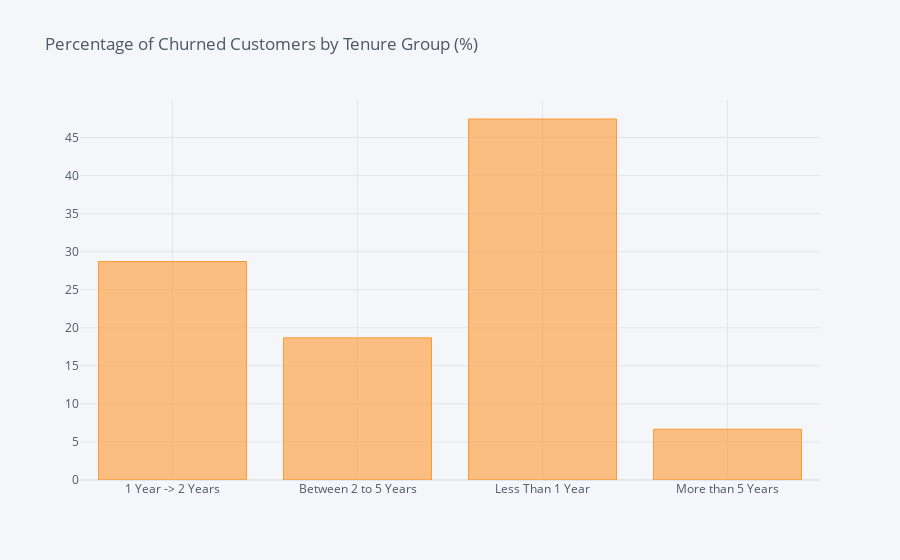

Notebook cell for this chart:
### Code cell
# Create a DataFrame to store Tenure Groups and the percentage of churned (leavers) customers
df_Tenure_Group = pd.DataFrame(columns=["TenureGroups", "% of Leavers"])
i = 0

# Loop through each Tenure Group to calculate the percentage of churned customers
for tg in telco['Tenure Group'].unique():
    # Calculate the ratio of churned customers within each Tenure Group
    ratio = telco[(telco['Tenure Group'] == tg) & (telco['Churn'] == "Yes")].shape[0] / telco[telco['Tenure Group'] == tg].shape[0]
    df_Tenure_Group.loc[i] = (tg, ratio * 100)
    i += 1

# Sum up data by TenureGroups for improved readability
df_TG2 = df_Tenure_Group.groupby(by="TenureGroups").sum()

# Plot the percentage of churned customers by tenure group
df_TG2.iplot(kind='bar', title='Percentage of Churned Customers by Tenure Group (%)')

### Figure 1 — Plotly figure (JSON) as saved in the notebook; plotly's stock layout.template omitted (floating-point values rounded to 4 significant figures)
{"data": [{"marker": {"color": "rgba(255, 153, 51, 0.6)", "line": {"color": "rgba(255, 153, 51, 1.0)", "width": 1}}, "name": "% of Leavers", "orientation": "v", "text": "", "type": "bar", "x": ["1 Year -> 2 Years", "Between 2 to 5 Years", "Less Than 1 Year", "More than 5 Years"], "y": [28.71, 18.68, 47.44, 6.676]}], "layout": {"legend": {"bgcolor": "#F5F6F9", "font": {"color": "#4D5663"}}, "paper_bgcolor": "#F5F6F9", "plot_bgcolor": "#F5F6F9", "title": {"font": {"color": "#4D5663"}, "text": "Percentage of Churned Customers by Tenure Group (%)"}, "xaxis": {"gridcolor": "#E1E5ED", "showgrid": true, "tickfont": {"color": "#4D5663"}, "title": {"font": {"color": "#4D5663"}, "text": ""}, "zerolinecolor": "#E1E5ED"}, "yaxis": {"gridcolor": "#E1E5ED", "showgrid": true, "tickfont": {"color": "#4D5663"}, "title": {"font": {"color": "#4D5663"}, "text": ""}, "zerolinecolor": "#E1E5ED"}}}
